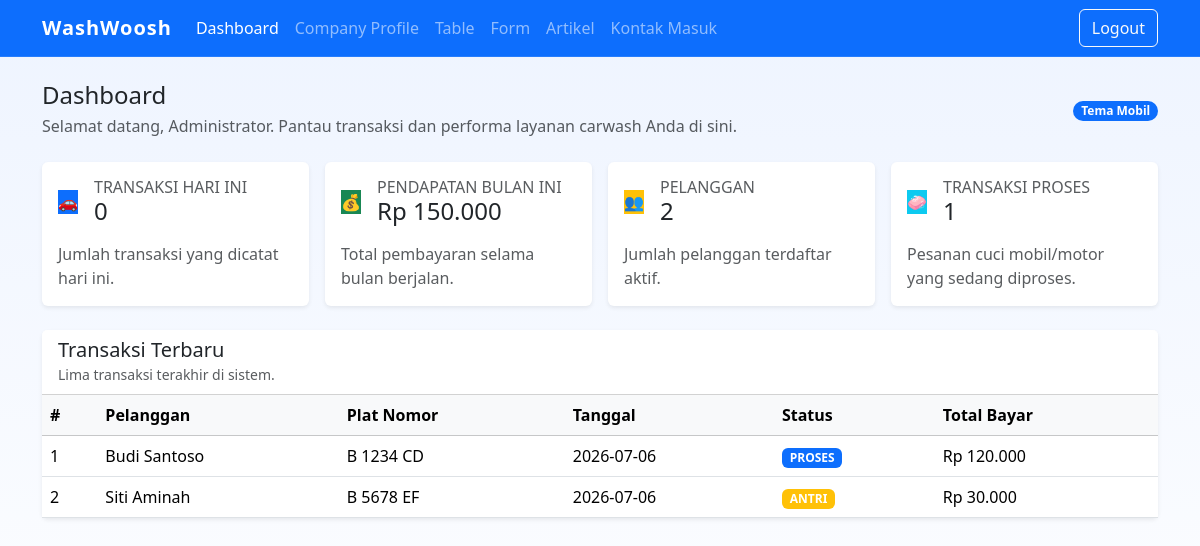
Screenshot of /admin/dashboard.php (signed in) with the database file from the repository.
### tables this page shows
CREATE TABLE tb_transaksi (
  id_transaksi INT UNSIGNED AUTO_INCREMENT PRIMARY KEY,
  id_pelanggan INT UNSIGNED NOT NULL,
  id_kendaraan INT UNSIGNED NOT NULL,
  id_karyawan INT UNSIGNED NOT NULL,
  tanggal_transaksi DATE NOT NULL,
  status ENUM('antri','proses','selesai','batal') NOT NULL DEFAULT 'antri',
  total_bayar DECIMAL(12,2) NOT NULL DEFAULT 0,
  created_at TIMESTAMP NOT NULL DEFAULT CURRENT_TIMESTAMP,
  deleted_at TIMESTAMP NULL DEFAULT NULL,
  CONSTRAINT fk_transaksi_pelanggan FOREIGN KEY (id_pelanggan) REFERENCES tb_pelanggan(id_pelanggan) ON DELETE RESTRICT ON UPDATE CASCADE,
  CONSTRAINT fk_transaksi_kendaraan FOREIGN KEY (id_kendaraan) REFERENCES tb_kendaraan(id_kendaraan) ON DELETE RESTRICT ON UPDATE CASCADE,
  CONSTRAINT fk_transaksi_karyawan FOREIGN KEY (id_karyawan) REFERENCES tb_karyawan(id_karyawan) ON DELETE RESTRICT ON UPDATE CASCADE
);

CREATE TABLE tb_pelanggan (
  id_pelanggan INT UNSIGNED AUTO_INCREMENT PRIMARY KEY,
  nama VARCHAR(100) NOT NULL,
  no_hp VARCHAR(25) NOT NULL,
  email VARCHAR(100),
  alamat TEXT,
  created_at TIMESTAMP NOT NULL DEFAULT CURRENT_TIMESTAMP,
  deleted_at TIMESTAMP NULL DEFAULT NULL
);

CREATE TABLE tb_kendaraan (
  id_kendaraan INT UNSIGNED AUTO_INCREMENT PRIMARY KEY,
  id_pelanggan INT UNSIGNED NOT NULL,
  jenis_kendaraan ENUM('mobil','motor') NOT NULL,
  plat_nomor VARCHAR(25) NOT NULL,
  merk VARCHAR(50) NOT NULL,
  warna VARCHAR(30) NOT NULL,
  created_at TIMESTAMP NOT NULL DEFAULT CURRENT_TIMESTAMP,
  deleted_at TIMESTAMP NULL DEFAULT NULL,
  CONSTRAINT fk_kendaraan_pelanggan FOREIGN KEY (id_pelanggan) REFERENCES tb_pelanggan(id_pelanggan) ON DELETE CASCADE ON UPDATE CASCADE
);

### admin/dashboard.php (the view, shortened to what this page needs)
<?php
require_once '../config/koneksi.php';
$stmt = $pdo->prepare('SELECT COUNT(*) AS total_today FROM tb_transaksi WHERE tanggal_transaksi = CURDATE() AND deleted_at IS NULL');
$stmt->execute();
$today = $stmt->fetchColumn();
$today = $today ?: 0;
$stmt = $pdo->prepare('SELECT COALESCE(SUM(total_bayar), 0) AS revenue_month FROM tb_transaksi WHERE MONTH(tanggal_transaksi) = MONTH(CURDATE()) AND YEAR(tanggal_transaksi) = YEAR(CURDATE()) AND deleted_at IS NULL');
$stmt->execute();
$revenue_month = $stmt->fetchColumn();
$stmt = $pdo->prepare('SELECT COUNT(*) FROM tb_pelanggan WHERE deleted_at IS NULL');
$stmt->execute();
$total_pelanggan = $stmt->fetchColumn();
$stmt = $pdo->prepare('SELECT COUNT(*) FROM tb_transaksi WHERE status = :status AND deleted_at IS NULL');
$stmt->execute(['status' => 'proses']);
$total_proses = $stmt->fetchColumn();
$stmt = $pdo->query('SELECT t.id_transaksi, p.nama AS pelanggan, k.plat_nomor, t.tanggal_transaksi, t.status, t.total_bayar
    FROM tb_transaksi t
    INNER JOIN tb_pelanggan p ON t.id_pelanggan = p.id_pelanggan
    INNER JOIN tb_kendaraan k ON t.id_kendaraan = k.id_kendaraan
    WHERE t.deleted_at IS NULL
    ORDER BY t.created_at DESC
    LIMIT 5');
$latest_transactions = $stmt->fetchAll();
?>
<!doctype html>
<html lang="id">
<head>
    <link href="https://cdn.jsdelivr.net/npm/bootstrap@5.3.2/dist/css/bootstrap.min.css" rel="stylesheet">
</head>
<body>
<div class="container-fluid p-0">
    <nav class="navbar navbar-expand-lg navbar-dark bg-primary border-bottom border-white border-opacity-10">
        <div class="container">
            <a class="navbar-brand" href="dashboard.php">WashWoosh</a>
            <div class="collapse navbar-collapse" id="topNav">
                <ul class="navbar-nav me-auto mb-2 mb-lg-0">
                    <li class="nav-item"><a class="nav-link active" href="dashboard.php">Dashboard</a></li>
                    <li class="nav-item"><a class="nav-link" href="../Frontend/index.php">Company Profile</a></li>
                    <li class="nav-item"><a class="nav-link" href="pembayaran.php">Table</a></li>
                    <li class="nav-item"><a class="nav-link" href="company_profile.php">Form</a></li>
                    <li class="nav-item"><a class="nav-link" href="galeri.php">Artikel</a></li>
                    <li class="nav-item"><a class="nav-link" href="kontak_masuk.php">Kontak Masuk</a></li>
                </ul>
                <a class="btn btn-outline-light" href="../logout.php">Logout</a>
            </div>
        </div>
    </nav>
    <main id="dashboard-content" class="container py-4">
        <div class="d-flex flex-column flex-md-row justify-content-between align-items-start align-items-md-center mb-4">
            <div>
                <h2 class="h4 mb-1">Dashboard</h2>
                <p class="text-muted mb-0">Selamat datang, <?= htmlspecialchars($_SESSION['nama_lengkap']) ?>. Pantau transaksi dan performa layanan carwash Anda di sini.</p>
            </div>
            <div class="text-end">
                <span class="badge rounded-pill bg-primary">Tema Mobil</span>
            </div>
        </div>
        <div class="row g-3 mb-4">
            <div class="col-md-3">
                <div class="card shadow-sm border-0 h-100">
                    <div class="card-body">
                        <div class="d-flex align-items-center mb-3">
                            <div class="hero-icon bg-primary text-white me-3">🚗</div>
                            <div>
                                <h6 class="mb-0 text-uppercase text-muted">Transaksi Hari Ini</h6>
                                <span class="h4 mb-0"><?= number_format($today) ?></span>
                            </div>
                        </div>
                        <p class="mb-0 text-muted">Jumlah transaksi yang dicatat hari ini.</p>
                    </div>
                </div>
            </div>
            <div class="col-md-3">
                <div class="card shadow-sm border-0 h-100">
                    <div class="card-body">
                        <div class="d-flex align-items-center mb-3">
                            <div class="hero-icon bg-success text-white me-3">💰</div>
                            <div>
                                <h6 class="mb-0 text-uppercase text-muted">Pendapatan Bulan Ini</h6>
                                <span class="h4 mb-0">Rp <?= number_format($revenue_month, 0, ',', '.') ?></span>
                            </div>
                        </div>
                        <p class="mb-0 text-muted">Total pembayaran selama bulan berjalan.</p>
                    </div>
                </div>
            </div>
            <div class="col-md-3">
                <div class="card shadow-sm border-0 h-100">
                    <div class="card-body">
                        <div class="d-flex align-items-center mb-3">
                            <div class="hero-icon bg-warning text-white me-3">👥</div>
                            <div>
                                <h6 class="mb-0 text-uppercase text-muted">Pelanggan</h6>
                                <span class="h4 mb-0"><?= number_format($total_pelanggan) ?></span>
                            </div>
                        </div>
                        <p class="mb-0 text-muted">Jumlah pelanggan terdaftar aktif.</p>
                    </div>
                </div>
            </div>
            <div class="col-md-3">
                <div class="card shadow-sm border-0 h-100">
                    <div class="card-body">
                        <div class="d-flex align-items-center mb-3">
                            <div class="hero-icon bg-info text-white me-3">🧼</div>
                            <div>
                                <h6 class="mb-0 text-uppercase text-muted">Transaksi Proses</h6>
                                <span class="h4 mb-0"><?= number_format($total_proses) ?></span>
                            </div>
                        </div>
                        <p class="mb-0 text-muted">Pesanan cuci mobil/motor yang sedang diproses.</p>
                    </div>
                </div>
            </div>
        </div>
        <div class="card shadow-sm border-0">
            <div class="card-header bg-white d-flex justify-content-between align-items-center">
                <div>
                    <h5 class="mb-0">Transaksi Terbaru</h5>
                    <small class="text-muted">Lima transaksi terakhir di sistem.</small>
                </div>
            </div>
            <div class="card-body p-0">
                <div class="table-responsive">
                    <table class="table table-hover align-middle mb-0">
                        <thead class="table-light">
                            <tr>
                                <th>#</th>
                                <th>Pelanggan</th>
                                <th>Plat Nomor</th>
                                <th>Tanggal</th>
                                <th>Status</th>
                                <th>Total Bayar</th>
                            </tr>
                        </thead>
                        <tbody>
                        <?php if ($latest_transactions): ?>
                            <?php foreach ($latest_transactions as $index => $trx): ?>
                                <tr>
                                    <td><?= $index + 1 ?></td>
                                    <td><?= htmlspecialchars($trx['pelanggan']) ?></td>
                                    <td><?= htmlspecialchars($trx['plat_nomor']) ?></td>
                                    <td><?= htmlspecialchars($trx['tanggal_transaksi']) ?></td>
                                    <td>
                                        <?php
                                            $badge = 'secondary';
                                            if ($trx['status'] === 'antri') $badge = 'warning';
                                            if ($trx['status'] === 'proses') $badge = 'primary';
                                        ?>
                                        <span class="badge bg-<?= $badge ?> text-uppercase"><?= htmlspecialchars($trx['status']) ?></span>
                                    </td>
                                    <td>Rp <?= number_format($trx['total_bayar'], 0, ',', '.') ?></td>
                                </tr>
                            <?php endforeach; ?>
                        <?php else: ?>
                            <tr>
                                <td colspan="6" class="text-center py-4">Belum ada transaksi terbaru.</td>
                            </tr>
                        <?php endif; ?>
                        </tbody>
                    </table>
                </div>
            </div>
        </div>
    </main>
</div>
</body>
</html>

### admin/dashboard.php (style rules this page uses)
body { min-height: 100vh; background: linear-gradient(180deg, #eef4ff 0%, #ffffff 100%); }
.navbar-brand { font-weight: 700; letter-spacing: 0.05em; }

### rows the page displays
tb_transaksi: id_pelanggan.nama "Budi Santoso", id_kendaraan.plat_nomor "B 1234 CD", tanggal_transaksi "2026-07-06", status "PROSES", total_bayar "120.000"
tb_transaksi: id_pelanggan.nama "Siti Aminah", id_kendaraan.plat_nomor "B 5678 EF", tanggal_transaksi "2026-07-06", status "ANTRI", total_bayar "30.000"

### other values shown
$_SESSION['nama_lengkap'] "Administrator"
$today "0"
$revenue_month "150.000"
$total_pelanggan "2"
$total_proses "1"
